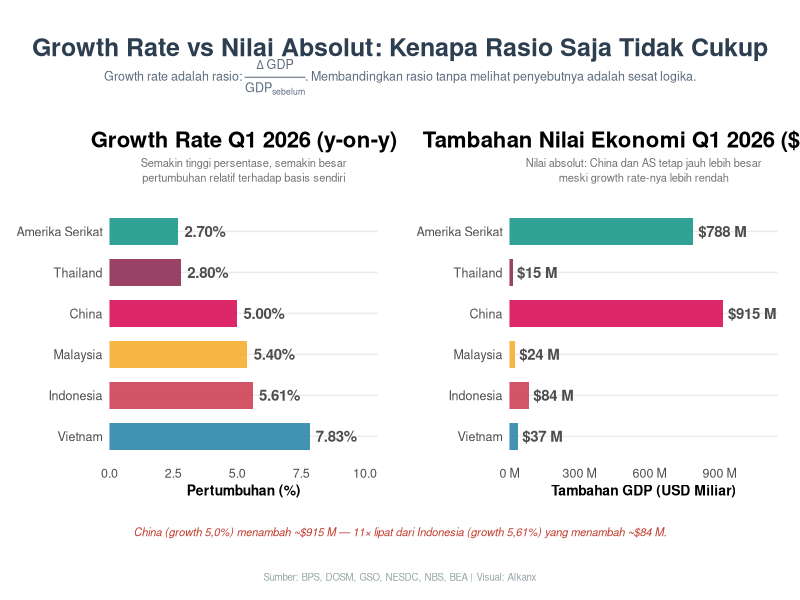

This figure's R source:
# ============================================================
# GDP Growth Q1 2026: Growth Rate vs Absolute Delta
# Matematika Sederhana: Rasio tanpa Konteks adalah Hampa
# ============================================================
# Author: AIkanx for Yang Mulia King Ikang
# ============================================================

library(ggplot2)
library(dplyr)
library(scales)
library(gridExtra)
library(grid)

# Data --------------------------------------------------------
gdp_data <- data.frame(
  negara = c("Vietnam", "Indonesia", "Malaysia", "China", "Thailand", "Amerika Serikat"),
  growth = c(7.83, 5.61, 5.40, 5.00, 2.80, 2.70),
  gdp_nominal_trillion = c(0.470, 1.500, 0.445, 18.300, 0.530, 29.200), # in $T
  stringsAsFactors = FALSE
) %>%
  mutate(
    delta_gdp_billion = gdp_nominal_trillion * 1000 * growth / 100,  # $Miliar
    # Urutkan berdasarkan growth menurun untuk konsistensi visual
    negara = factor(negara, levels = rev(negara[order(growth)])),
    label_growth = sprintf("%.2f%%", growth),
    label_delta = sprintf("$%.0f M", delta_gdp_billion)
  )

# Color palette yang elegan -----------------------------------
warna <- c(
  "Vietnam"          = "#2E86AB",
  "Indonesia"        = "#CE4257",
  "Malaysia"         = "#F6AE2D",
  "China"            = "#D81159",
  "Thailand"         = "#8F2D56",
  "Amerika Serikat"  = "#1B998B"
)

# Theme konsisten ---------------------------------------------
theme_ikanx <- theme_minimal(base_family = "sans") +
  theme(
    plot.title       = element_text(size = 16, face = "bold", hjust = 0.5, margin = margin(b = 4)),
    plot.subtitle    = element_text(size = 9, color = "grey40", hjust = 0.5, margin = margin(b = 16)),
    plot.caption     = element_text(size = 7, color = "grey60", hjust = 0.5, margin = margin(t = 10)),
    axis.title       = element_text(size = 10, face = "bold"),
    axis.text        = element_text(size = 9),
    axis.text.x      = element_text(angle = 0, hjust = 0.5),
    panel.grid.major.x = element_blank(),
    panel.grid.minor   = element_blank(),
    legend.position  = "none",
    plot.margin      = margin(12, 16, 8, 12)
  )

# Panel 1: Growth Rate (%) ------------------------------------
p_growth <- ggplot(gdp_data, aes(x = negara, y = growth, fill = negara)) +
  geom_bar(stat = "identity", width = 0.65, alpha = 0.90) +
  geom_text(aes(label = label_growth),
            hjust = -0.15, size = 3.8, fontface = "bold", color = "grey30") +
  scale_fill_manual(values = warna) +
  scale_y_continuous(limits = c(0, 10.5), expand = c(0, 0)) +
  coord_flip() +
  labs(
    title    = "Growth Rate Q1 2026 (y-on-y)",
    subtitle = "Semakin tinggi persentase, semakin besar\npertumbuhan relatif terhadap basis sendiri",
    x = NULL, y = "Pertumbuhan (%)"
  ) +
  theme_ikanx +
  theme(
    plot.subtitle = element_text(size = 8, color = "grey45", hjust = 0.5, lineheight = 1.1)
  )

# Panel 2: Absolute Delta GDP ($ Miliar) ---------------------
p_delta <- ggplot(gdp_data, aes(x = negara, y = delta_gdp_billion, fill = negara)) +
  geom_bar(stat = "identity", width = 0.65, alpha = 0.90) +
  geom_text(aes(label = label_delta),
            hjust = -0.1, size = 3.8, fontface = "bold", color = "grey30") +
  scale_fill_manual(values = warna) +
  scale_y_continuous(limits = c(0, 1150), expand = c(0, 0),
                     labels = dollar_format(suffix = " M", prefix = "")) +
  coord_flip() +
  labs(
    title    = "Tambahan Nilai Ekonomi Q1 2026 ($Miliar)",
    subtitle = "Nilai absolut: China dan AS tetap jauh lebih besar\nmeski growth rate-nya lebih rendah",
    x = NULL, y = "Tambahan GDP (USD Miliar)"
  ) +
  theme_ikanx +
  theme(
    plot.subtitle = element_text(size = 8, color = "grey45", hjust = 0.5, lineheight = 1.1)
  )

# Gabungkan dalam satu layout ---------------------------------
judul <- textGrob(
  label = "Growth Rate vs Nilai Absolut: Kenapa Rasio Saja Tidak Cukup",
  gp = gpar(fontsize = 18, fontface = "bold", col = "#2C3E50"),
  vjust = 1
)

subjudul <- textGrob(
  label = expression(
    "Growth rate adalah rasio: " * frac(Delta ~ GDP, GDP[sebelum]) *
    ". Membandingkan rasio tanpa melihat penyebutnya adalah sesat logika."
  ),
  gp = gpar(fontsize = 9, col = "#5D6D7E", fontfamily = "sans"),
  vjust = 0
)
  
footer <- textGrob(
  label = "Sumber: BPS, DOSM, GSO, NESDC, NBS, BEA | Visual: AIkanx",
  gp = gpar(fontsize = 7, col = "#95A5A6"),
  vjust = 0
)

# Note kecil di bawah
catatan <- textGrob(
  label = "China (growth 5,0%) menambah ~$915 M — 11× lipat dari Indonesia (growth 5,61%) yang menambah ~$84 M.",
  gp = gpar(fontsize = 8, col = "#C0392B", fontface = "italic"),
  vjust = 0
)

layout_matrix <- rbind(
  c(1, 1),
  c(2, 2),
  c(3, 4),
  c(5, 5),
  c(6, 6)
)

png_plot <- grid.arrange(
  judul, subjudul,
  p_growth, p_delta,
  catatan, footer,
  layout_matrix = layout_matrix,
  heights = c(0.12, 0.06, 0.62, 0.08, 0.06)
)

# Simpan ke PNG -----------------------------------------------
ggsave(
  filename = "/home/ikanx101/Documents/draft_blog/gdp_growth_vs_absolute.png",
  plot = png_plot,
  width = 14,
  height = 8,
  dpi = 200,
  type = "cairo",
  bg = "white"
)

cat("Visual selesai disimpan.\n")
